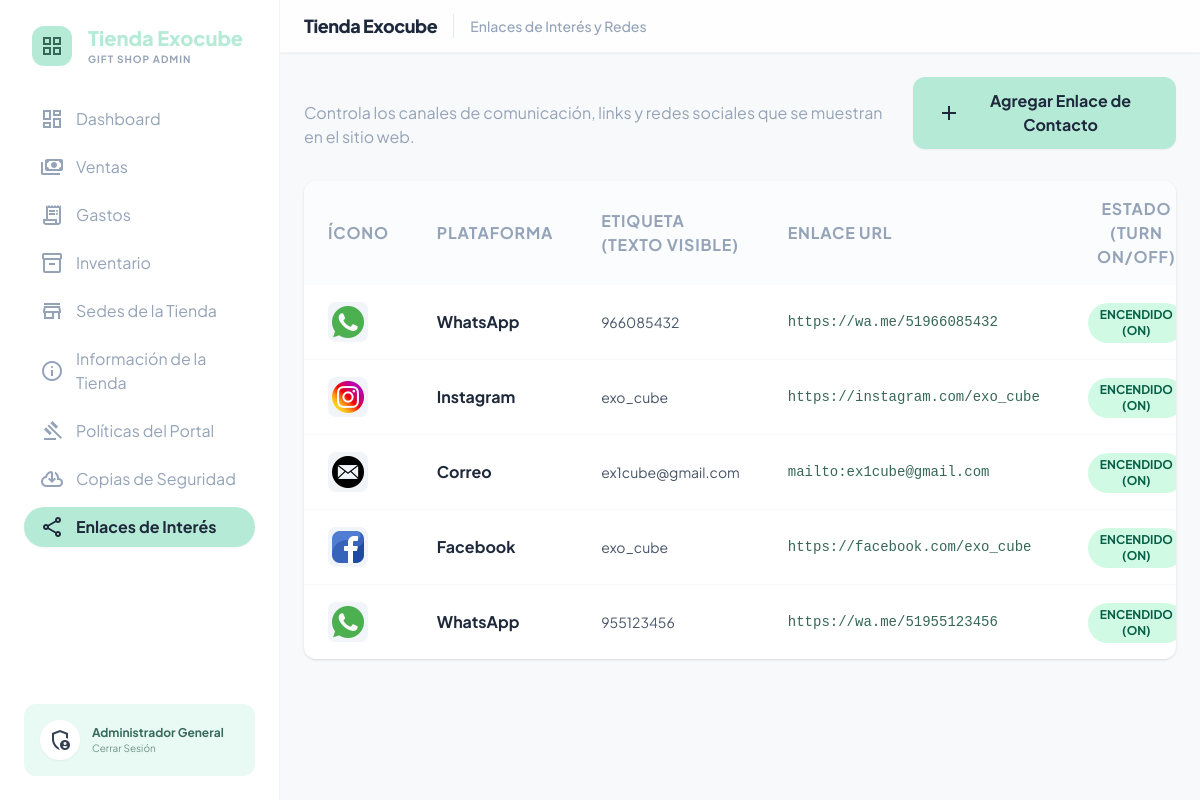
Page /enlaces_admin.php (signed in) on the committed database.
### tables this page shows
CREATE TABLE `enlaces_contacto` (
  `id_contacto` int(11) NOT NULL AUTO_INCREMENT,
  `plataforma` varchar(50) NOT NULL,
  `enlace` varchar(255) NOT NULL,
  `etiqueta` varchar(100) NOT NULL,
  `icono_url` varchar(100) NOT NULL,
  `activo` tinyint(1) NOT NULL DEFAULT 1,
  PRIMARY KEY (`id_contacto`)
);

### enlaces_admin.php (the view, shortened to what this page needs)
<?php
require_once 'conexion.php';
try {
    $stmt_list = $pdo->query("SELECT * FROM enlaces_contacto ORDER BY id_contacto ASC");
    $enlaces = $stmt_list->fetchAll();
} catch (Exception $e) {
    die("Error al consultar la base de datos.");
}
?>
<!DOCTYPE html>
<html class="light" lang="es">
<head>
<script src="https://cdn.tailwindcss.com?plugins=forms,container-queries"></script>
<script id="tailwind-config">
        tailwind.config = {
          darkMode: "class",
          theme: {
            extend: {
              "colors": {
                      "surface": "#f8f9fa",
                      "surface-container-low": "#f3f4f5",
                      "on-secondary-fixed": "#360e0d",
                      "on-background": "#191c1d",
                      "tertiary-container": "#f9d3fd",
                      "background": "#f8f9fa",
                      "on-primary-fixed": "#002018",
                      "on-primary-container": "#396b5c",
                      "outline-variant": "#c0c9c4",
                      "outline": "#707975",
                      "inverse-primary": "#9dd1bf",
                      "surface-dim": "#d9dadb",
                      "inverse-surface": "#2e3132",
                      "secondary-fixed": "#ffdad7",
                      "tertiary-fixed-dim": "#dfbbe4",
                      "primary-fixed-dim": "#9dd1bf",
                      "on-surface": "#191c1d",
                      "on-tertiary": "#ffffff",
                      "on-secondary": "#ffffff",
                      "on-error-container": "#93000a",
                      "secondary": "#874f4c",
                      "error": "#ba1a1a",
                      "primary": "#366758",
                      "on-primary": "#ffffff",
                      "surface-tint": "#366758",
                      "surface-container-high": "#e7e8e9",
                      "primary-container": "#b5ead7",
                      "on-error": "#ffffff",
                      "tertiary-fixed": "#fcd7ff",
                      "surface-container-highest": "#e1e3e4",
                      "on-surface-variant": "#404945",
                      "on-secondary-fixed-variant": "#6b3836",
                      "secondary-fixed-dim": "#fcb4b0",
                      "secondary-container": "#ffb7b2",
                      "on-tertiary-container": "#76587b",
                      "on-tertiary-fixed-variant": "#593d5f",
                      "surface-variant": "#e1e3e4",
                      "inverse-on-surface": "#f0f1f2",
                      "on-secondary-container": "#7b4542",
                      "error-container": "#ffdad6",
                      "surface-bright": "#f8f9fa",
                      "tertiary": "#725477",
                      "on-primary-fixed-variant": "#1c4f41",
                      "on-tertiary-fixed": "#2a1131",
                      "surface-container-lowest": "#ffffff",
                      "primary-fixed": "#b9eedb",
                      "surface-container": "#edeeef"
              },
              "borderRadius": {
                      "DEFAULT": "0.25rem",
                      "lg": "0.5rem",
                      "xl": "0.75rem",
                      "full": "9999px"
              },
              "spacing": {
                      "lg": "24px",
                      "sm": "8px",
                      "card_padding": "20px",
                      "container_gutter": "24px",
                      "base": "4px",
                      "xs": "4px",
                      "sidebar_width": "280px",
                      "md": "16px",
                      "xl": "32px"
              }
            },
          },
        }
</script>
</head>
<body class="bg-surface text-on-surface">
<aside class="fixed left-0 top-0 h-screen w-[280px] z-50 bg-white border-r border-slate-100 flex flex-col p-6 space-y-8">
<div class="flex items-center gap-4 px-2">
<div class="w-10 h-10 rounded-xl bg-primary-container flex items-center justify-center"><span class="material-symbols-outlined text-primary">grid_view</span></div>
<div>
<h2 class="text-xl font-black text-[#B5EAD7]">Tienda Exocube</h2>
<p class="text-[10px] text-slate-400 font-bold uppercase tracking-widest">Gift Shop Admin</p>
</div>
</div>
<nav class="flex flex-1 flex-col space-y-2 overflow-y-auto">
<a class="text-slate-400 hover:text-[#B5EAD7] px-4 py-2 flex items-center gap-3 hover:translate-x-1 transition-transform" href="dashboard.php"><span class="material-symbols-outlined">dashboard</span><span>Dashboard</span></a>
<a class="text-slate-400 hover:text-[#B5EAD7] px-4 py-2 flex items-center gap-3 hover:translate-x-1 transition-transform" href="ventas.php"><span class="material-symbols-outlined">payments</span><span>Ventas</span></a>
<a class="text-slate-400 hover:text-[#B5EAD7] px-4 py-2 flex items-center gap-3 hover:translate-x-1 transition-transform" href="gastos.php"><span class="material-symbols-outlined">receipt_long</span><span>Gastos</span></a>
<a class="text-slate-400 hover:text-[#B5EAD7] px-4 py-2 flex items-center gap-3 hover:translate-x-1 transition-transform" href="inventario.php"><span class="material-symbols-outlined">inventory_2</span><span>Inventario</span></a>
<a class="text-slate-400 hover:text-[#B5EAD7] px-4 py-2 flex items-center gap-3 hover:translate-x-1 transition-transform" href="sedes_admin.php"><span class="material-symbols-outlined">store</span><span>Sedes de la Tienda</span></a>
<a class="text-slate-400 hover:text-[#B5EAD7] px-4 py-2 flex items-center gap-3 hover:translate-x-1 transition-transform" href="empresa_admin.php"><span class="material-symbols-outlined">info</span><span>Información de la Tienda</span></a>
<a class="text-slate-400 hover:text-[#B5EAD7] px-4 py-2 flex items-center gap-3 hover:translate-x-1 transition-transform" href="politicas_admin.php"><span class="material-symbols-outlined">gavel</span><span>Políticas del Portal</span></a>
<a class="text-slate-400 hover:text-[#B5EAD7] px-4 py-2 flex items-center gap-3 hover:translate-x-1 transition-transform" href="backup_admin.php">
         <span class="material-symbols-outlined">cloud_download</span>
         <span>Copias de Seguridad</span>
      </a>
<a class="bg-[#B5EAD7] text-slate-800 rounded-full px-4 py-2 flex items-center gap-3 shadow-sm font-bold" href="enlaces_admin.php"><span class="material-symbols-outlined">share</span><span>Enlaces de Interés</span></a>
<a class="text-slate-400 hover:text-[#B5EAD7] px-4 py-2 flex items-center gap-3 hover:translate-x-1 transition-transform">
      </a>
</nav>
<div class="mt-auto p-4 bg-primary-container/30 rounded-xl">
      <div class="flex items-center gap-3">
         <div class="w-10 h-10 rounded-full overflow-hidden bg-white border-2 border-white shadow-sm flex items-center justify-center">
            <span class="material-symbols-outlined text-slate-700">admin_panel_settings</span>
         </div>
         <div>
            <p class="text-xs font-bold text-on-primary-container"><?php echo htmlspecialchars($_SESSION['admin_nombre']); ?></p>
            <p class="text-[10px] text-on-primary-container/70"><a href="admin_login.php?logout=1" class="hover:underline">Cerrar Sesión</a></p>
         </div>
      </div>
   </div>
</aside>
<main class="ml-[280px] min-h-screen">
<header class="sticky top-0 z-40 bg-white/80 backdrop-blur-md border-b border-slate-100 shadow-sm flex justify-between items-center w-full px-6 py-3">
<div class="flex items-center gap-4"><span class="text-lg font-extrabold tracking-tight text-slate-800">Tienda Exocube</span><div class="h-6 w-[1px] bg-slate-200"></div><span class="text-slate-400 text-sm font-medium">Enlaces de Interés y Redes</span></div>
</header>
<div class="p-container_gutter max-w-[1600px] mx-auto">
<div class="flex flex-col md:flex-row md:items-end justify-between gap-4 mb-8">
<div>
<p class="text-body-sm text-slate-400">Controla los canales de comunicación, links y redes sociales que se muestran en el sitio web.</p>
</div>
<button onclick="toggleModal()" class="bg-[#B5EAD7] text-slate-800 px-6 py-3 rounded-xl font-bold flex items-center gap-2 shadow-sm hover:opacity-90 active:scale-95">
<span class="material-symbols-outlined">add</span> Agregar Enlace de Contacto
</button>
</div>
<div class="bg-white rounded-xl shadow overflow-hidden">
<table class="w-full text-left">
<thead class="bg-slate-50/50">
<tr>
<th class="px-6 py-4 text-label-sm text-slate-400 uppercase tracking-wider">Ícono</th>
<th class="px-6 py-4 text-label-sm text-slate-400 uppercase tracking-wider">Plataforma</th>
<th class="px-6 py-4 text-label-sm text-slate-400 uppercase tracking-wider">Etiqueta (Texto Visible)</th>
<th class="px-6 py-4 text-label-sm text-slate-400 uppercase tracking-wider">Enlace URL</th>
<th class="px-6 py-4 text-label-sm text-slate-400 uppercase tracking-wider text-center">Estado (Turn On/Off)</th>
</tr>
</thead>
<tbody class="divide-y divide-slate-50">
<?php if (!empty($enlaces)): ?>
    <?php foreach ($enlaces as $e): ?>
        <tr class="hover:bg-primary-container/5 transition-colors">
        <td class="px-6 py-4">
            <div class="w-10 h-10 bg-slate-100 rounded-lg flex items-center justify-center p-1">
                <img src="<?php echo htmlspecialchars($e['icono_url']); ?>" alt="Icon" class="w-8 h-8 object-contain">
            </div>
        </td>
        <td class="px-6 py-4 font-bold text-slate-800"><?php echo htmlspecialchars($e['plataforma']); ?></td>
        <td class="px-6 py-4 text-sm text-slate-600"><?php echo htmlspecialchars($e['etiqueta']); ?></td>
        <td class="px-6 py-4 text-sm text-primary font-mono select-all truncate max-w-xs"><?php echo htmlspecialchars($e['enlace']); ?></td>
        <td class="px-6 py-4 text-center">
            <a href="enlaces_admin.php?toggle_activo=<?php echo $e['activo']; ?>&id=<?php echo $e['id_contacto']; ?>" class="inline-flex items-center cursor-pointer">
                <?php if ($e['activo'] == 1): ?>
                    <span class="px-3 py-1 bg-emerald-100 text-emerald-800 text-xs font-bold rounded-full uppercase">ENCENDIDO (ON)</span>
                <?php else: ?>
                    <span class="px-3 py-1 bg-red-100 text-red-800 text-xs font-bold rounded-full uppercase">APAGADO (OFF)</span>
                <?php endif; ?>
            </a>
        </td>
        </tr>
    <?php endforeach; ?>
<?php else: ?>
    <tr><td colspan="6" class="text-center p-8 text-slate-400">No hay enlaces de contacto registrados.</td></tr>
<?php endif; ?>
</tbody>
</table>
</div>
</div>
</main>
</body>
</html>

### enlaces_admin.php (style rules this page uses)
.material-symbols-outlined { font-variation-settings: 'FILL' 0, 'wght' 400, 'GRAD' 0, 'opsz' 24; }
body { font-family: 'Plus Jakarta Sans', sans-serif; }

### rows in the picture
enlaces_contacto: icono_url (picture), plataforma "WhatsApp", etiqueta "966085432", enlace "https://wa.me/51966085432", activo "ENCENDIDO (ON)"
enlaces_contacto: icono_url (picture), plataforma "Instagram", etiqueta "exo_cube", enlace "https://instagram.com/exo_cube", activo "ENCENDIDO (ON)"
enlaces_contacto: icono_url (picture), plataforma "Correo", etiqueta "ex1cube@gmail.com", enlace "mailto:ex1cube@gmail.com", activo "ENCENDIDO (ON)"
enlaces_contacto: icono_url (picture), plataforma "Facebook", etiqueta "exo_cube", enlace "https://facebook.com/exo_cube", activo "ENCENDIDO (ON)"
enlaces_contacto: icono_url (picture), plataforma "WhatsApp", etiqueta "955123456", enlace "https://wa.me/51955123456", activo "ENCENDIDO (ON)"

### other values in the picture
$_SESSION['admin_nombre'] "Administrador General"
